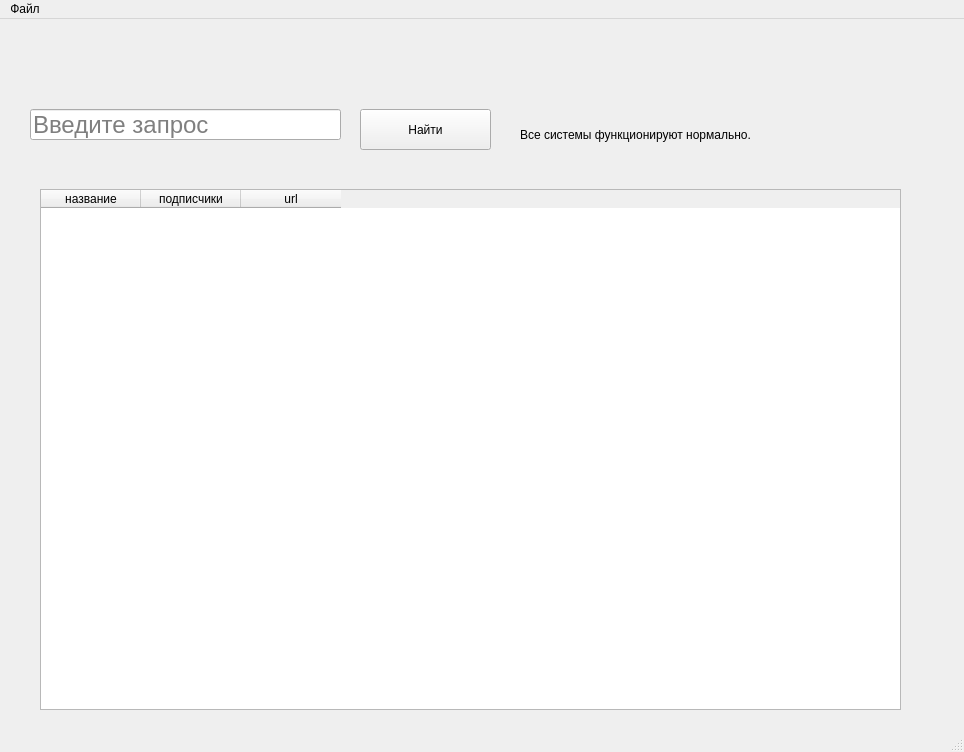
<?xml version="1.0" encoding="UTF-8"?>
<ui version="4.0">
 <class>MainWindow</class>
 <widget class="QMainWindow" name="MainWindow">
  <property name="geometry">
   <rect>
    <x>0</x>
    <y>0</y>
    <width>964</width>
    <height>752</height>
   </rect>
  </property>
  <property name="windowTitle">
   <string>Parser</string>
  </property>
  <widget class="QWidget" name="centralwidget">
   <widget class="QLineEdit" name="lineEdit">
    <property name="geometry">
     <rect>
      <x>30</x>
      <y>90</y>
      <width>311</width>
      <height>31</height>
     </rect>
    </property>
    <property name="font">
     <font>
      <pointsize>18</pointsize>
     </font>
    </property>
    <property name="placeholderText">
     <string>Введите запрос</string>
    </property>
   </widget>
   <widget class="QPushButton" name="pushButton">
    <property name="geometry">
     <rect>
      <x>360</x>
      <y>90</y>
      <width>131</width>
      <height>41</height>
     </rect>
    </property>
    <property name="text">
     <string>Найти</string>
    </property>
   </widget>
   <widget class="QLabel" name="label">
    <property name="geometry">
     <rect>
      <x>520</x>
      <y>100</y>
      <width>341</width>
      <height>31</height>
     </rect>
    </property>
    <property name="text">
     <string>Все системы функционируют нормально.</string>
    </property>
   </widget>
   <widget class="QTableWidget" name="tableWidget">
    <property name="geometry">
     <rect>
      <x>40</x>
      <y>170</y>
      <width>861</width>
      <height>521</height>
     </rect>
    </property>
    <column>
     <property name="text">
      <string>название</string>
     </property>
    </column>
    <column>
     <property name="text">
      <string>подписчики</string>
     </property>
    </column>
    <column>
     <property name="text">
      <string>url</string>
     </property>
    </column>
   </widget>
  </widget>
  <widget class="QMenuBar" name="menubar">
   <property name="geometry">
    <rect>
     <x>0</x>
     <y>0</y>
     <width>964</width>
     <height>21</height>
    </rect>
   </property>
   <widget class="QMenu" name="menu">
    <property name="title">
     <string>Файл</string>
    </property>
    <addaction name="action"/>
   </widget>
   <addaction name="menu"/>
  </widget>
  <widget class="QStatusBar" name="statusbar"/>
  <action name="action">
   <property name="text">
    <string>Очистить</string>
   </property>
  </action>
 </widget>
 <resources/>
 <connections/>
</ui>
